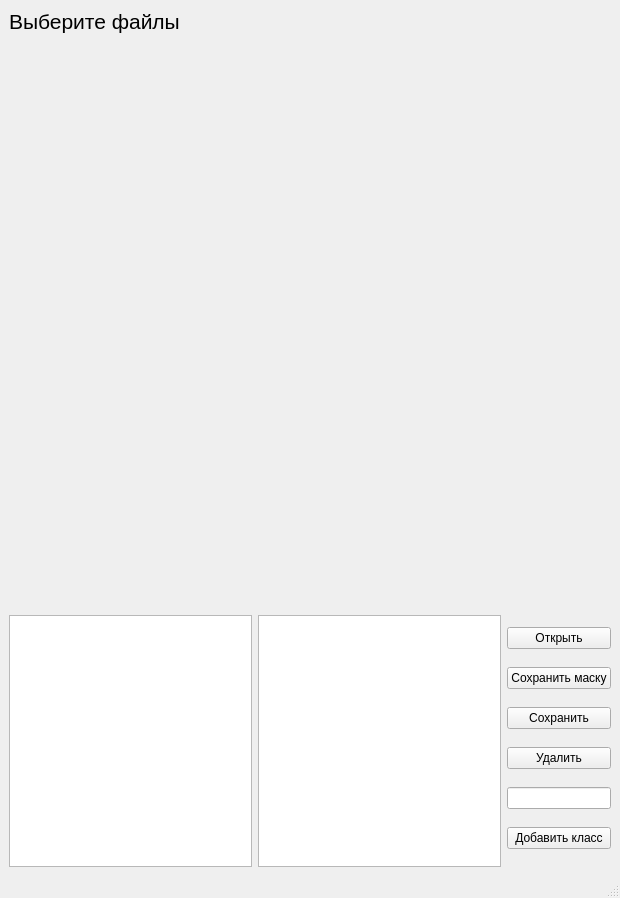
<?xml version="1.0" encoding="UTF-8"?>
<ui version="4.0">
 <class>MainWindow</class>
 <widget class="QMainWindow" name="MainWindow">
  <property name="geometry">
   <rect>
    <x>0</x>
    <y>0</y>
    <width>620</width>
    <height>898</height>
   </rect>
  </property>
  <property name="windowTitle">
   <string>MainWindow</string>
  </property>
  <widget class="QWidget" name="centralwidget">
   <layout class="QGridLayout" name="gridLayout">
    <item row="1" column="0">
     <layout class="QVBoxLayout" name="verticalLayout_2">
      <item>
       <widget class="QLabel" name="label">
        <property name="minimumSize">
         <size>
          <width>600</width>
          <height>600</height>
         </size>
        </property>
        <property name="font">
         <font>
          <pointsize>16</pointsize>
         </font>
        </property>
        <property name="layoutDirection">
         <enum>Qt::LeftToRight</enum>
        </property>
        <property name="text">
         <string>Выберите файлы</string>
        </property>
        <property name="alignment">
         <set>Qt::AlignLeading|Qt::AlignLeft|Qt::AlignTop</set>
        </property>
       </widget>
      </item>
      <item>
       <layout class="QHBoxLayout" name="horizontalLayout">
        <item>
         <widget class="QListWidget" name="listImage">
          <property name="minimumSize">
           <size>
            <width>0</width>
            <height>0</height>
           </size>
          </property>
          <property name="maximumSize">
           <size>
            <width>16777215</width>
            <height>300</height>
           </size>
          </property>
         </widget>
        </item>
        <item>
         <widget class="QListWidget" name="listClass">
          <property name="minimumSize">
           <size>
            <width>0</width>
            <height>0</height>
           </size>
          </property>
          <property name="maximumSize">
           <size>
            <width>16777215</width>
            <height>300</height>
           </size>
          </property>
         </widget>
        </item>
        <item>
         <layout class="QVBoxLayout" name="verticalLayout_3">
          <item>
           <widget class="QPushButton" name="pushButton_open">
            <property name="maximumSize">
             <size>
              <width>16777215</width>
              <height>16777215</height>
             </size>
            </property>
            <property name="text">
             <string>Открыть</string>
            </property>
           </widget>
          </item>
          <item>
           <widget class="QPushButton" name="pushButton_save_mask">
            <property name="maximumSize">
             <size>
              <width>16777215</width>
              <height>16777215</height>
             </size>
            </property>
            <property name="text">
             <string>Сохранить маску</string>
            </property>
           </widget>
          </item>
          <item>
           <widget class="QPushButton" name="pushButton_save">
            <property name="text">
             <string>Сохранить</string>
            </property>
           </widget>
          </item>
          <item>
           <widget class="QPushButton" name="pushButton_delet">
            <property name="maximumSize">
             <size>
              <width>16777215</width>
              <height>16777215</height>
             </size>
            </property>
            <property name="text">
             <string>Удалить</string>
            </property>
           </widget>
          </item>
          <item>
           <widget class="QLineEdit" name="lineEdit_class"/>
          </item>
          <item>
           <widget class="QPushButton" name="pushButton_addClass">
            <property name="text">
             <string>Добавить класс</string>
            </property>
           </widget>
          </item>
         </layout>
        </item>
       </layout>
      </item>
     </layout>
    </item>
   </layout>
  </widget>
  <widget class="QStatusBar" name="statusbar"/>
 </widget>
 <resources/>
 <connections/>
</ui>
